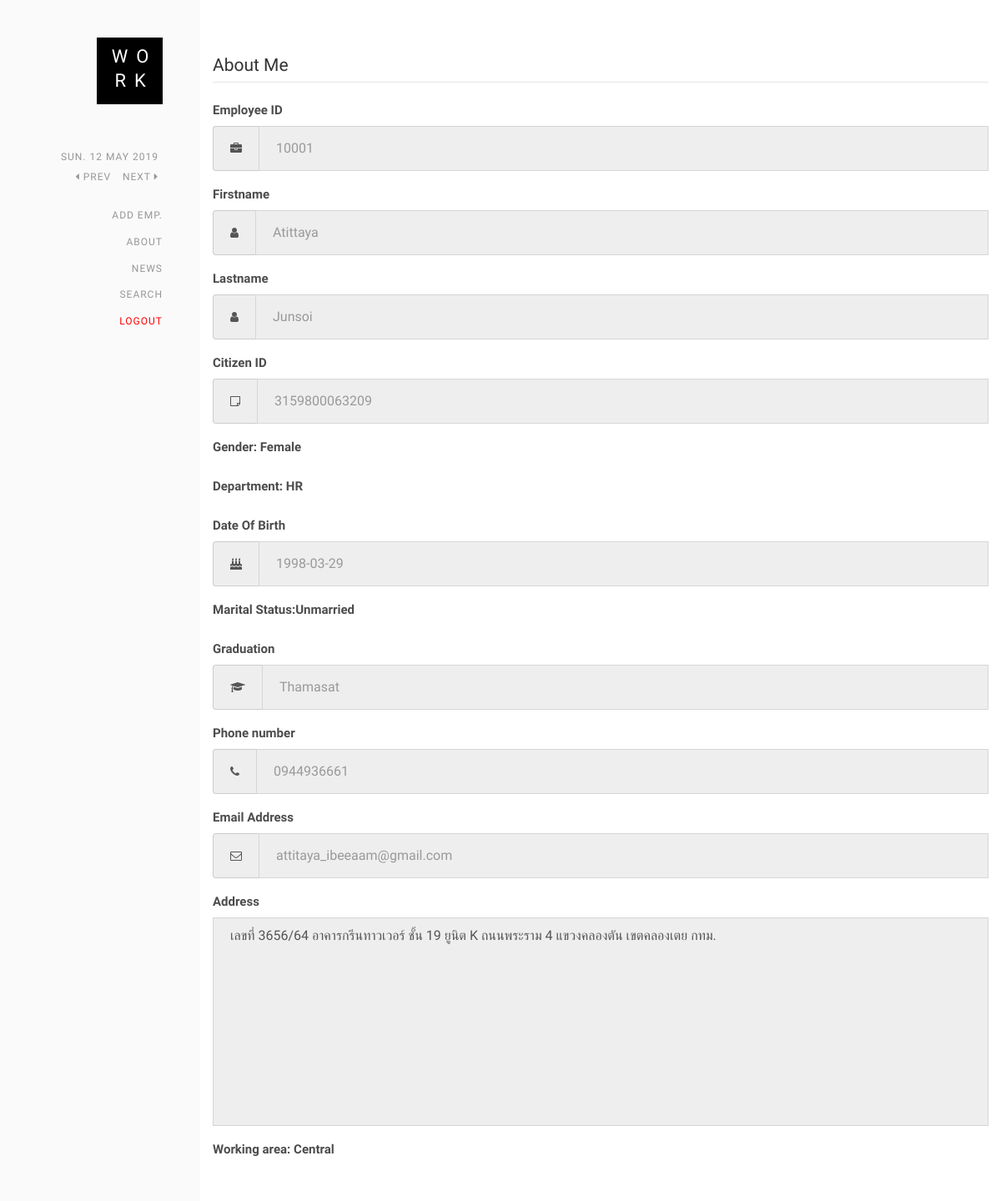
The page /about_hr.php (signed in) on the database as committed earlier.
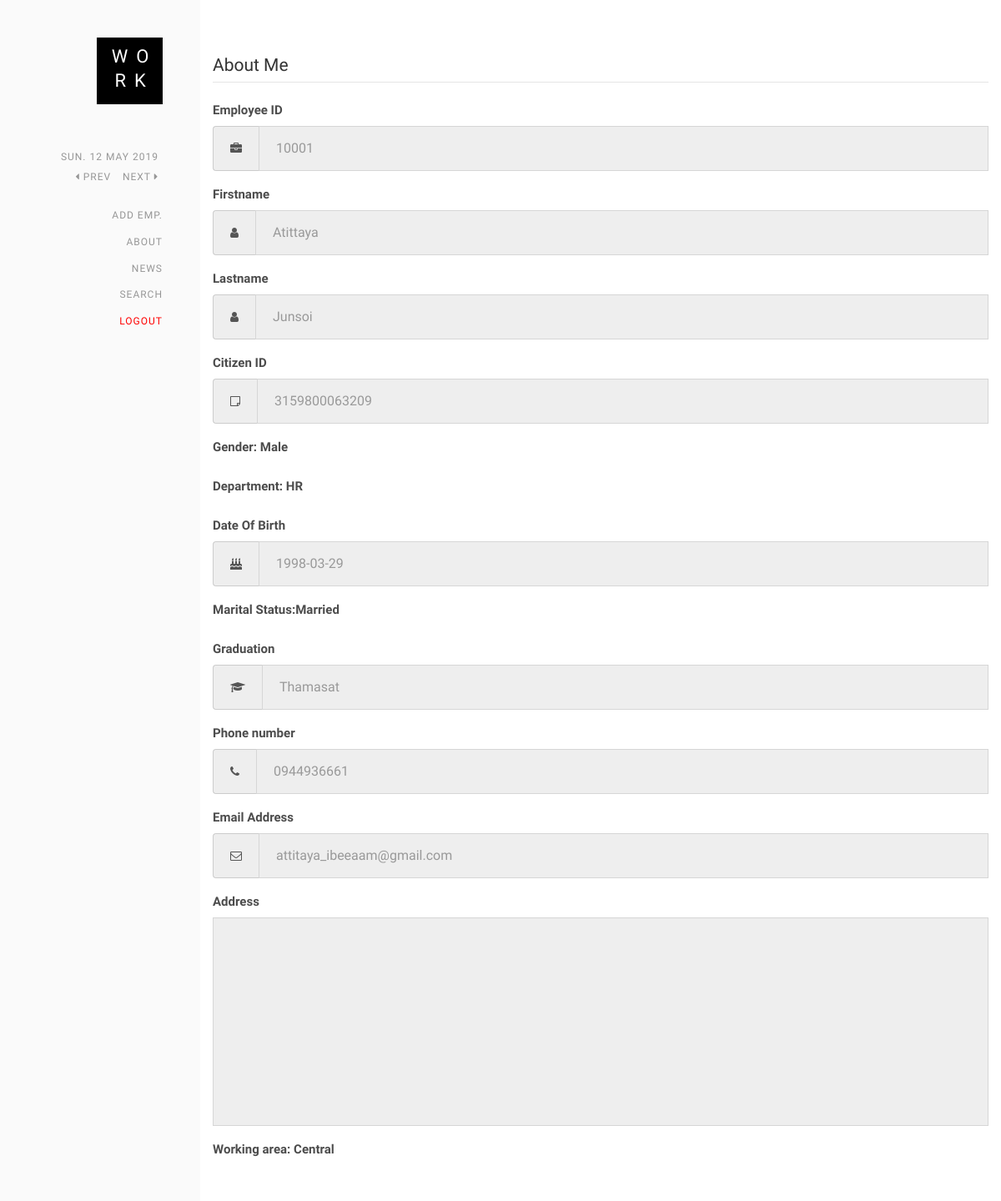
The same page on the database as committed later.
### tables this page shows
CREATE TABLE `employee` (
  `emp_id` varchar(50) NOT NULL,
  `citizenID` varchar(50) NOT NULL,
  `email` varchar(100) NOT NULL,
  `graduate` varchar(100) NOT NULL,
  `firstname` varchar(50) NOT NULL,
  `lastname` varchar(50) NOT NULL,
  `birthday` date NOT NULL,
  `gender` varchar(10) NOT NULL,
  `address` varchar(200) NOT NULL,
  `phonenumber` varchar(20) NOT NULL,
  `maritalstatus` varchar(45) NOT NULL,
  `workingarea` varchar(45) NOT NULL
);

### about_hr.php (the view, shortened to what the changed rows need)
<?php
	include 'connect.php';
$empID = $_SESSION["loginHR"];
$sql = "SELECT* FROM employee WHERE emp_id = '$empID'";
$result = mysqli_query($db,$sql);
if($row = mysqli_fetch_assoc($result)){
    $eID = $row['emp_id'];
    $cID = $row['citizenID'];
    $firstname = $row['firstname'];
    $lastname = $row['lastname'];
    $gender = $row['gender'];
    $dob = $row['birthday'];
    $status = $row['maritalstatus'];
    $graduate = $row['graduate'];
    $phone = $row['phonenumber'];
    $email = $row['email'];
    $address = $row['address'];
    $area = $row['workingarea'];
}
?>
<!DOCTYPE HTML>
<html>
<head>
    <link rel='stylesheet prefetch' href='https://cdnjs.cloudflare.com/ajax/libs/font-awesome/4.7.0/css/font-awesome.min.css'>
    <link rel="stylesheet" href="css/bootstrap.css">
    <link rel="stylesheet" href="css/style.css">
</head>
<body>
    <div id="colorlib-page">
        <aside id="colorlib-aside" role="complementary" class="border js-fullheight">
            <h1 id="colorlib-logo"><a href="add_hr.php"><span>Wo</span><span>rk</span></a></h1>
        </aside>
        <div id="colorlib-main">
            <div class="colorlib-work">
                <div class="container-fluid">
                    <fieldset>
                        <div class="form-group">
                            <div class="col">
                                <div class="input-group">
                                    <div class="input-group-addon">
                                        <i class="fa fa-briefcase"></i>
                                    </div>
                                    <input id="id" name="id" type="text" placeholder="<?php echo $eID;?>" class="form-control input-md" disabled>
                                </div>
                            </div>
                        </div>
                        <div class="form-group">
                            <div class="col">
                                <div class="input-group">
                                    <div class="input-group-addon">
                                        <i class="fa fa-user">
                                        </i>
                                    </div>
                                    <input id="Firstname" name="Firstname" type="text" placeholder="<?php echo $firstname;?>" class="form-control input-md" disabled>
                                </div>
                            </div>
                        </div>
                        <div class="form-group">
                            <div class="col">
                                <div class="input-group">
                                    <div class="input-group-addon">
                                        <i class="fa fa-user">
                                        </i>
                                    </div>
                                    <input id="Lastname" name="Lastname" type="text" placeholder="<?php echo $lastname;?>" class="form-control input-md" disabled>
                                </div>
                            </div>
                        </div>
                        <div class="form-group">
                            <div class="col">
                                <div class="input-group">
                                    <div class="input-group-addon">
                                        <i class="fa fa-sticky-note-o"></i>
                                    </div>
                                    <input id="Citizen" name="Citizen" type="text" placeholder="<?php echo $cID;?>"  class="form-control input-md" disabled>
                                </div>
                            </div>
                        </div>
                        <div class="form-group">
                            <label class="col control-label" for="Gender">Gender: <?php echo $gender;?></label>
                        </div>
                        <div class="form-group">
                            <div class="col">
                                <div class="input-group">
                                    <div class="input-group-addon">
                                        <i class="fa fa-birthday-cake"></i>
                                    </div>
                                    <input id="Date Of Birth" name="Date Of Birth" type="text" placeholder="<?php echo $dob;?>" class="form-control input-md" disabled>
                                </div>
                            </div>
                        </div>
                        <div class="form-group">
                            <label class="col control-label" for="radios">Marital Status:<?php echo $status;?></label>
                        </div>
                        <div class="form-group">
                            <div class="col">
                                <div class="input-group">
                                    <div class="input-group-addon">
                                        <i class="fa fa-graduation-cap"></i>
                                    </div>
                                    <input id="grad" name="grad" type="text" placeholder="<?php echo $graduate;?>" class="form-control input-md" disabled>
                                </div>
                            </div>
                        </div>
                        <div class="form-group">
                            <div class="col">
                                <div class="input-group">
                                    <div class="input-group-addon">
                                        <i class="fa fa-phone"></i>
                                    </div>
                                    <input id="Phone number " name="Phone number " type="text" placeholder="<?php echo $phone;?>" class="form-control input-md" disabled>
                                </div>
                            </div>
                        </div>
                        <div class="form-group">
                            <div class="col">
                                <div class="input-group">
                                    <div class="input-group-addon">
                                        <i class="fa fa-envelope-o"></i>
                                    </div>
                                    <input id="Email Address" name="Email Address" type="text" placeholder="<?php echo $email;?>" class="form-control input-md" disabled>
                                </div>
                            </div>
                        </div>
                        <div class="form-group">
                            <div class="col">
                                <textarea class="form-control" rows="10" id="Address" name="Address" disabled><?php echo $address;?></textarea>
                            </div>
                        </div>
                        <div class="form-group">
                            <label class="col control-label" for="area">Working area: <?php echo $area;?></label>
                        </div>
                    </fieldset>
                </div>
            </div>
        </div>
    </div>
</body>
</html>

Rows that differ between the two databases and show on the page:
changed employee "Central": gender "Female" → "Male"; maritalstatus "Unmarried" → "Married"; Address "เลขที่ 3656/64 อาคารกรีนทาวเวอร์ ชั้น 19 ยูนิต K ถนนพระราม 4 แขวงคลองตัน เขตคลองเตย กทม." → (not shown)
